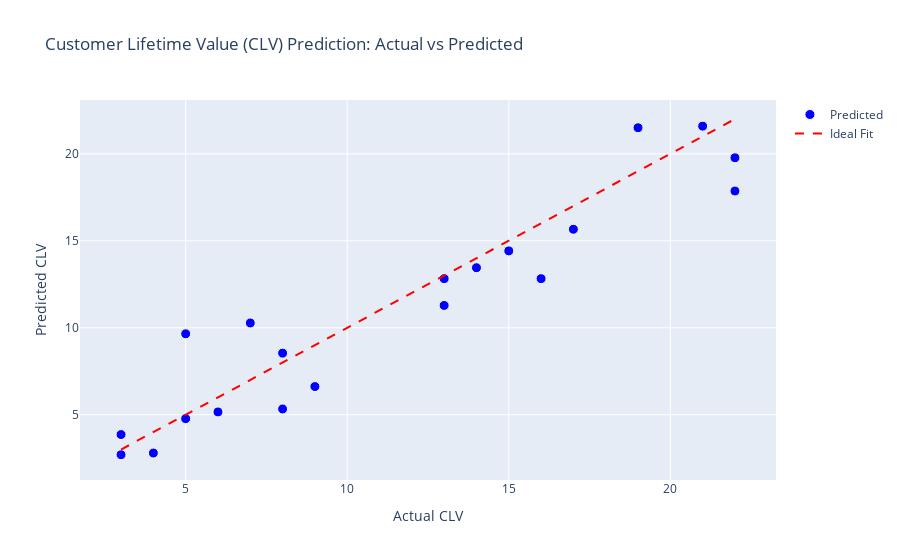

Notebook code cell kept with this figure:
### Code cell
# ------------------- CLV Prediction ---------------------
data['CLV'] = data['Virtual Merchandise Purchases'] + data['Sponsorship Interactions (Ad Clicks)']
X_clv = features
y_clv = data['CLV']
X_train_clv, X_test_clv, y_train_clv, y_test_clv = train_test_split(X_clv, y_clv, test_size=0.2, random_state=42)

# Train Linear Regression for CLV
clv_model = LinearRegression()
clv_model.fit(X_train_clv, y_train_clv)
y_pred_clv = clv_model.predict(X_test_clv)

# CLV Prediction Visualization using Plotly
fig3 = go.Figure()
fig3.add_trace(go.Scatter(x=y_test_clv, y=y_pred_clv, mode='markers', marker=dict(color='blue', size=10, line=dict(width=1, color='white')), name='Predicted'))
fig3.add_trace(go.Scatter(x=[y_test_clv.min(), y_test_clv.max()], y=[y_test_clv.min(), y_test_clv.max()], mode='lines', line=dict(color='red', dash='dash'), name='Ideal Fit'))
fig3.update_layout(title='Customer Lifetime Value (CLV) Prediction: Actual vs Predicted', xaxis_title='Actual CLV', yaxis_title='Predicted CLV')
fig3.show()

# Description for CLV Prediction Plot
print(f"### CLV Prediction Plot Description:")
print("This scatter plot compares the actual vs. predicted Customer Lifetime Value (CLV). The red dashed line represents the ideal fit.")

### Figure 1 — Plotly figure (JSON) as saved in the notebook; plotly's stock layout.template omitted (floating-point values rounded to 4 significant figures)
{"data": [{"marker": {"color": "blue", "line": {"color": "white", "width": 1}, "size": 10}, "mode": "markers", "name": "Predicted", "type": "scatter", "x": [14, 7, 17, 5, 4, 19, 21, 8, 22, 13, 9, 3, 3, 22, 15, 8, 13, 16, 5, 6], "y": [13.45, 10.28, 15.66, 9.652, 2.797, 21.5, 21.59, 8.54, 17.86, 11.28, 6.619, 3.861, 2.7, 19.77, 14.42, 5.332, 12.82, 12.82, 4.776, 5.161]}, {"line": {"color": "red", "dash": "dash"}, "mode": "lines", "name": "Ideal Fit", "type": "scatter", "x": [3, 22], "y": [3, 22]}], "layout": {"title": {"text": "Customer Lifetime Value (CLV) Prediction: Actual vs Predicted"}, "xaxis": {"title": {"text": "Actual CLV"}}, "yaxis": {"title": {"text": "Predicted CLV"}}}}
